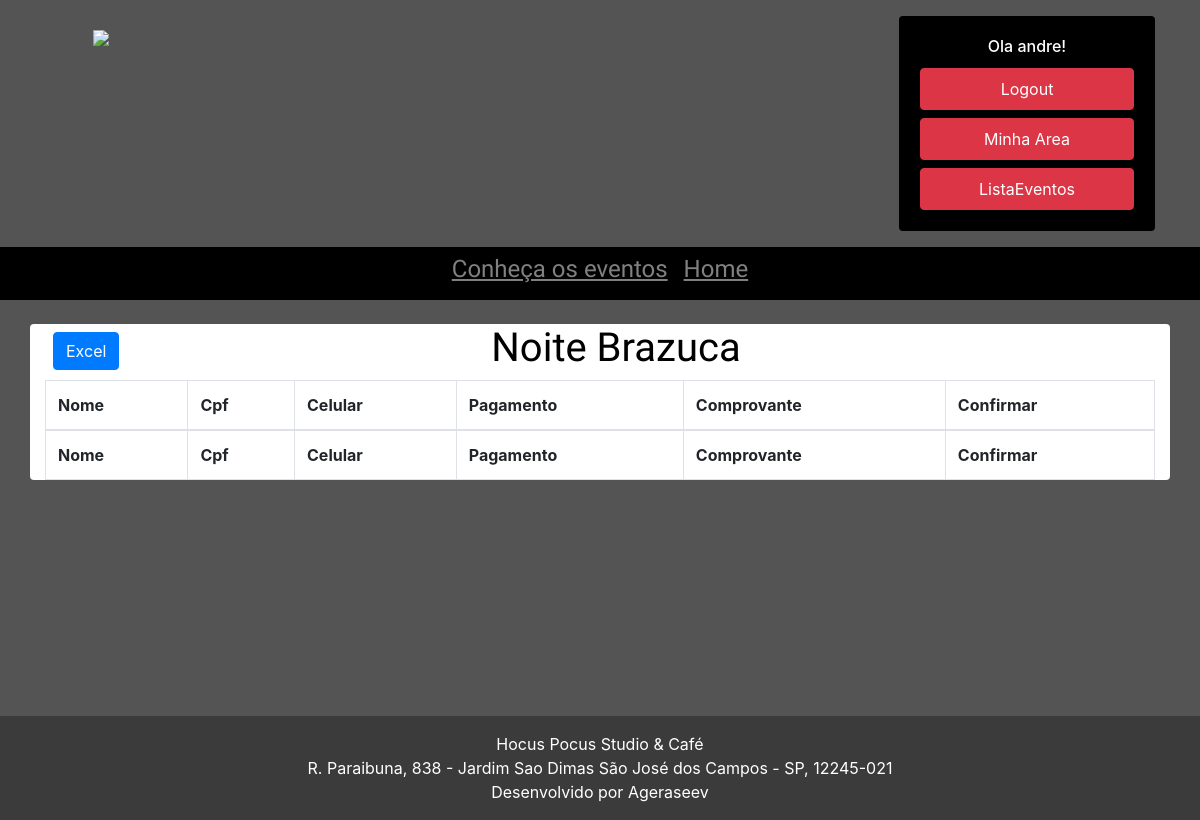
Before: /lista/6 (signed in) with the older database file.
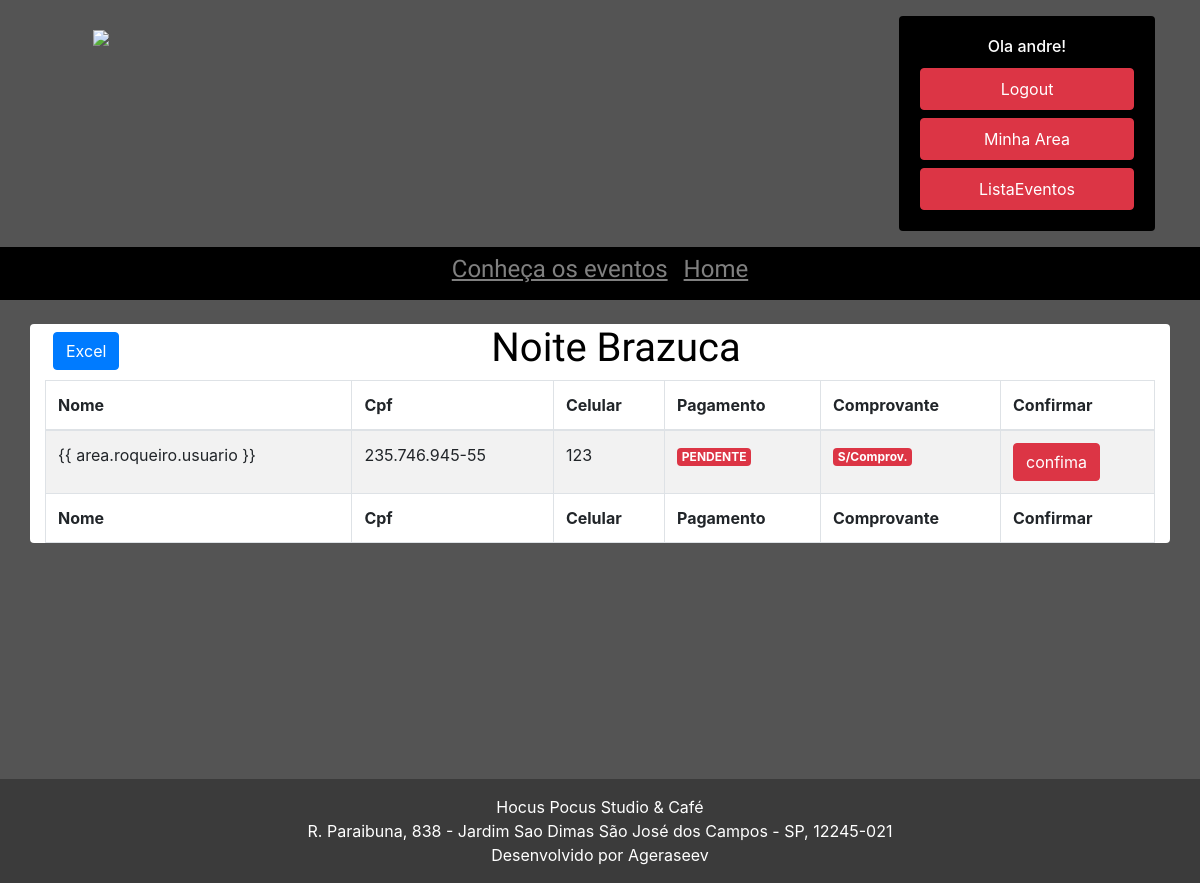
After: the same page with the newer database file.
### show/models.py (models this page shows, shortened)
class Show(models.Model):
    titulo_show = models.CharField(max_length=100, )
    descricao_show = models.CharField(max_length=300)
    horario_do_show = models.CharField(max_length=100, null=True)
    data_do_show = models.DateField(null=True)
    banner = models.ImageField(upload_to='static/banners', blank=True)
    quadrado = models.ImageField(upload_to='static/banners', blank=True)
    publicada = models.BooleanField(default=False)
    pix = models.BooleanField(default=False)
    carrocel = models.BooleanField(default=False)

class NomeLista(models.Model):
    sem_registro = models.ForeignKey(UsuarioSemRegistro, on_delete=models.CASCADE, blank=True, null= True)
    roqueiro = models.ForeignKey(Usuario, on_delete=models.CASCADE, blank=True, null= True)
    pagamento = models.BooleanField(default=False)
    comprovante = models.ImageField(upload_to='static/comprovantes', blank=True)
    lista_reserva = models.ForeignKey(Show, on_delete=models.CASCADE, blank=True, null= True,)
    class Meta:
        unique_together = ('roqueiro', 'lista_reserva')

### usuario/models.py (models this page shows, shortened)
class Usuario(models.Model):
    usuario = models.OneToOneField(User, null=True, on_delete=models.CASCADE)
    cpf = models.CharField(max_length=11)
    celular = models.CharField(max_length=12)

### show/views.py (the view)
# urls.py: path('lista', lista, name='lista'),
def lista(request, id=1):
    if request.user.is_staff:
        if request.method == 'POST':
            id = request.POST['id']
            show = request.POST['show']
            cofirmapagamento = NomeLista.objects.filter(id=id)
            cofirmapagamento.update(
                pagamento=True)
            print(show)
            return redirect('lista/'+show)
        else:
            pessoa = NomeLista.objects.filter(lista_reserva_id=id)
            show = Show.objects.filter(id=id)
            dados = {'pessoas': pessoa,
                     'show': show
            }
            return render(request, 'lista.html', dados)
    else:
        return redirect('home')

### templates/lista.html (shortened to what this page needs)
{% extends 'base3.html' %}
{% load static %}
{% block content %}
<body>
<link rel="stylesheet" href="https://cdn.datatables.net/1.10.2/css/jquery.dataTables.min.css">
{% for nome_na_lista in show %}
<div class="container bg-white rounded mt-4">
    <div class="row header" style="text-align:center;color:black">
        <div class="col-md-4 text-left m-2">
            <button id="export" class="btn btn-primary">Excel</button>
        </div>
        <h1 class="col-md-4 text-center " style="font-family: 'Chau Philomene One'">{{ nome_na_lista.titulo_show }}</h1>
    </div>
    <table id="example" class="table table-striped table-bordered" style="width:100%">
        <thead>
        <tr>
            <th>Nome</th>
            <th>Cpf</th>
            <th>Celular</th>
            <th>Pagamento</th>
            <th>Comprovante</th>
            <th>Confirmar</th>
        </tr>
        </thead>
        <tbody>
        {% for area in pessoas.all %}
        <tr>
            <td> {% if area.roqueiro == None %} {{ area.sem_registro.usuario_sem_registro }} {% else %} {{
                area.roqueiro.usuario }} {% endif %}
            </td>
            <td>{{ area.roqueiro.cpf }} {{ area.sem_registro.cpf_sem_registro }}</td>
            <td>{{ area.roqueiro.celular }} {{ area.sem_registro.celular_sem_registro }}</td>
            {% if area.pagamento %}
            <td><label class="badge badge-success">PAGO</label></td>
            {% else %}
            <td><label class="badge badge-danger">PENDENTE</label></td>
            {% endif %}
            {% if area.comprovante %}
            <td><a href="{% url 'comprovante' %}/{{ area.id }}">
                <button class="btn btn-primary"> Comprovante</button>
            </a></td>
            {% else %}
            <td><label class="badge badge-danger"> S/Comprov. </label></td>
            {% endif %}
            <form action="{% url 'lista' %}" method="POST">
                <td>
                    <button class="btn btn-danger" type="submit"> confima</button>
                </td>
            </form>
        </tr>
        {% endfor %}
        </tbody>
        <tfoot>
        <tr>
            <th>Nome</th>
            <th>Cpf</th>
            <th>Celular</th>
            <th>Pagamento</th>
            <th>Comprovante</th>
            <th>Confirmar</th>
        </tr>
        </tfoot>
    </table>
</div>
{% endfor %}
{% endblock %}

Changed rows visible on the page:
added NomeLista: shows "{{ area.roqueiro.usuario }}", roqueiro.cpf "235.746.945-55", roqueiro.celular "123", pagamento "PENDENTE", comprovante "S/Comprov."
